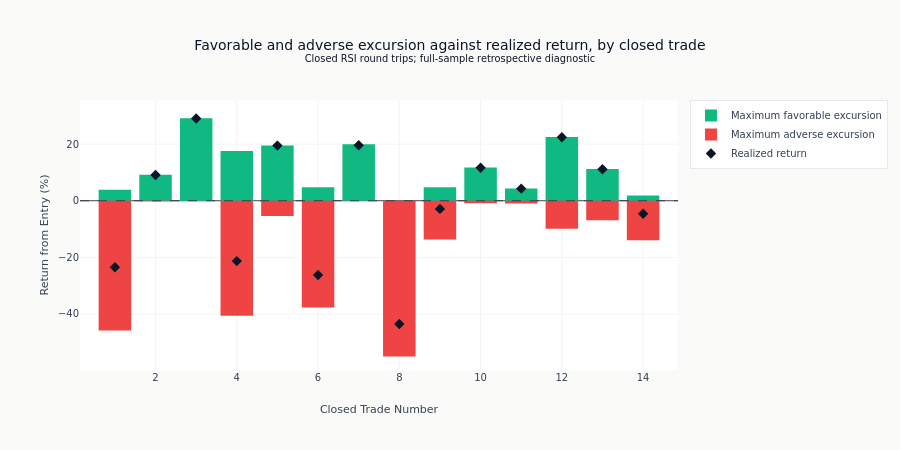

Notebook code cell kept with this figure:
### Markdown cell above
Bars show the highest and lowest marked return reached during each trade; diamonds show the
terminal realized return. The chart keeps adverse excursions below zero.

### Code cell
fig = go.Figure()
fig.add_trace(
    go.Bar(
        x=excursion_df["trade_id"],
        y=excursion_df["mfe"] * 100,
        name="Maximum favorable excursion",
        marker_color=COLORS["positive"],
    )
)
fig.add_trace(
    go.Bar(
        x=excursion_df["trade_id"],
        y=excursion_df["mae"] * 100,
        name="Maximum adverse excursion",
        marker_color=COLORS["negative"],
    )
)
fig.add_trace(
    go.Scatter(
        x=excursion_df["trade_id"],
        y=excursion_df["pnl_percent"] * 100,
        name="Realized return",
        mode="markers",
        marker=dict(color=COLORS["blue"], size=8, symbol="diamond"),
    )
)
fig.add_hline(y=0, line_dash="dash", line_color=COLORS["neutral"], line_width=1)
fig.update_layout(
    title=(
        "Favorable and adverse excursion against realized return, by closed trade"
        "<br><sup>Closed RSI round trips; full-sample retrospective diagnostic</sup>"
    ),
    xaxis_title="Closed Trade Number",
    yaxis_title="Return from Entry (%)",
    barmode="relative",
    height=450,
)
show_plotly_with_alt(
    fig,
    (
        "Bar chart over the closed round trips, one pair of bars per trade in the order they "
        "closed: maximum favorable excursion above zero, maximum adverse excursion below, "
        "with the realized return marked as a diamond. The two excursions are the best and "
        "worst unrealized returns reached while the trade was open, so each pair brackets the "
        "diamond between them. Drawn to separate what a trade did while it was open from what "
        "it settled at."
    ),
)

### Figure 1 — Plotly figure (JSON) as saved in the notebook; plotly's stock layout.template omitted (floating-point values rounded to 4 significant figures)
{"data": [{"marker": {"color": "#10b981"}, "name": "Maximum favorable excursion", "type": "bar", "x": [1, 2, 3, 4, 5, 6, 7, 8, 9, 10, 11, 12, 13, 14], "y": [3.877, 9.139, 29.12, 17.57, 19.53, 4.781, 19.97, 0.0, 4.776, 11.71, 4.323, 22.5, 11.19, 1.829]}, {"marker": {"color": "#ef4444"}, "name": "Maximum adverse excursion", "type": "bar", "x": [1, 2, 3, 4, 5, 6, 7, 8, 9, 10, 11, 12, 13, 14], "y": [-45.85, -0.172, 0.0, -40.59, -5.394, -37.75, 0.0, -55.03, -13.66, -0.8795, -1.011, -9.903, -6.874, -13.94]}, {"marker": {"color": "#0a1628", "size": 8, "symbol": "diamond"}, "mode": "markers", "name": "Realized return", "type": "scatter", "x": [1, 2, 3, 4, 5, 6, 7, 8, 9, 10, 11, 12, 13, 14], "y": [-23.5, 9.079, 29.05, -21.33, 19.48, -26.23, 19.63, -43.57, -2.891, 11.66, 4.271, 22.44, 11.14, -4.575]}], "layout": {"barmode": "relative", "height": 450, "shapes": [{"line": {"color": "#334155", "dash": "dash", "width": 1}, "type": "line", "x0": 0, "x1": 1, "xref": "x domain", "y0": 0, "y1": 0, "yref": "y"}], "title": {"text": "Favorable and adverse excursion against realized return, by closed trade<br><sup>Closed RSI round trips; full-sample retrospective diagnostic</sup>"}, "xaxis": {"title": {"text": "Closed Trade Number"}}, "yaxis": {"title": {"text": "Return from Entry (%)"}}}}
